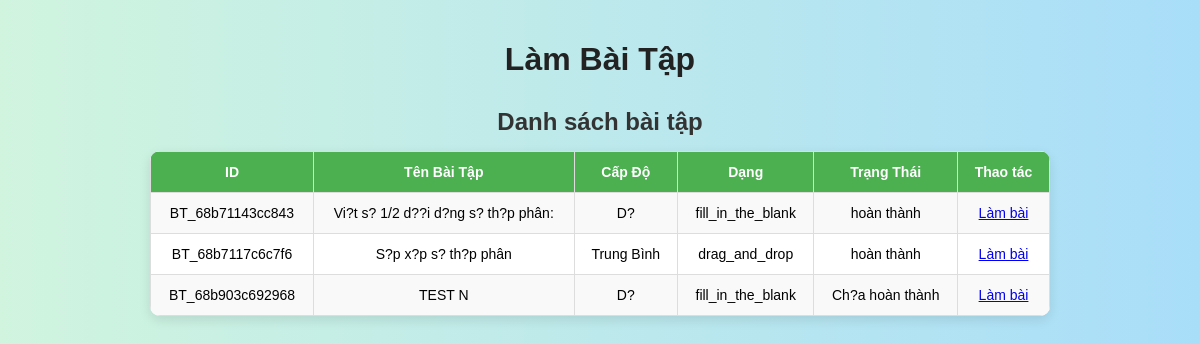
Screenshot of /homework/homework/do_exercise.php (signed in) with the database file from the repository.
### tables this page shows
CREATE TABLE `baitapph` (
  `ID_BT` varchar(20) NOT NULL,
  `TenBaiTap` varchar(255) NOT NULL,
  `CapDo` varchar(50) DEFAULT NULL,
  `CauHoi` text DEFAULT NULL,
  `DapAn` text DEFAULT NULL,
  `DangBai` enum('multiple_choice','fill_in_the_blank','drag_and_drop') NOT NULL,
  `ID_BH` varchar(20) DEFAULT NULL,
  `ID_HS` varchar(20) DEFAULT NULL,
  `TrangThai` varchar(20) NOT NULL DEFAULT 'Chưa hoàn thành'
);

### homework/homework/do_exercise.php (the view, shortened to what this page needs)
<?php
include 'connect.php';
$id_hs = $_SESSION['user_id'];
?>
<!DOCTYPE html>
<html lang="vi">
<head>
    <link rel="stylesheet" href="do.css">
</head>
<body>
    <h1>Làm Bài Tập</h1>
    <?php
    if (!isset($_GET['id']) || empty($_GET['id'])) {
        echo "<h2>Danh sách bài tập</h2>";
        $sql = "SELECT ID_BT, TenBaiTap, CapDo, DangBai, TrangThai FROM baitapph WHERE ID_HS = ?";
        $stmt = $conn->prepare($sql);
        $stmt->bind_param("s", $id_hs);
        $stmt->execute();
        $res = $stmt->get_result();
        if ($res->num_rows > 0) {
            echo "<table border='1' cellpadding='5'>";
            echo "<tr><th>ID</th><th>Tên Bài Tập</th><th>Cấp Độ</th><th>Dạng</th><th>Trạng Thái</th><th>Thao tác</th></tr>";
            while ($r = $res->fetch_assoc()) {
                echo "<tr>";
echo "<td>" . htmlspecialchars($r['ID_BT']) . "</td>";
                echo "<td>" . htmlspecialchars($r['TenBaiTap']) . "</td>";
                echo "<td>" . htmlspecialchars($r['CapDo']) . "</td>";
                echo "<td>" . htmlspecialchars($r['DangBai']) . "</td>";
                echo "<td>" . htmlspecialchars($r['TrangThai']) . "</td>";
                echo "<td><a href='do_exercise.php?id=" . htmlspecialchars($r['ID_BT']) . "'>Làm bài</a></td>";
                echo "</tr>";
            }
            echo "</table>";
        } else {
            echo "<p style='color: red;'>Chưa có bài tập nào cho học sinh này.</p>";
        }
    }
    ?>
</body>
</html>

### homework/homework/do.css (style rules this page uses)
body { font-family: Arial, sans-serif; margin: 0; padding: 20px; background: linear-gradient(to right, #d0f4de, #a9def9); min-height: 100vh; }
h1 { text-align: center; font-size: 32px; color: #222; margin-bottom: 30px; }
h2 { text-align: center; font-size: 24px; color: #333; margin-bottom: 15px; }
table { border-collapse: collapse; border: black; margin: 0 auto; width: 90%; max-width: 900px; background: #fff; border-radius: 10px; overflow: hidden; box-shadow: 0 4px 12px rgba(0,0,0,0.1); }
table th, table td { border: 1px solid #ddd; padding: 12px 15px; text-align: center; font-size: 14px; }
table th { background: #4CAF50; color: #fff; font-weight: bold; }
table tr:nth-child(even) { background: #f9f9f9; }

### rows the page displays
baitapph: ID_BT "BT_68b71143cc843", TenBaiTap "Vi?t s? 1/2 d??i d?ng s? th?p phân:", CapDo "D?", DangBai "fill_in_the_blank", TrangThai "hoàn thành"
baitapph: ID_BT "BT_68b7117c6c7f6", TenBaiTap "S?p x?p s? th?p phân", CapDo "Trung Bình", DangBai "drag_and_drop", TrangThai "hoàn thành"
baitapph: ID_BT "BT_68b903c692968", TenBaiTap "TEST N", CapDo "D?", DangBai "fill_in_the_blank", TrangThai "Ch?a hoàn thành"
